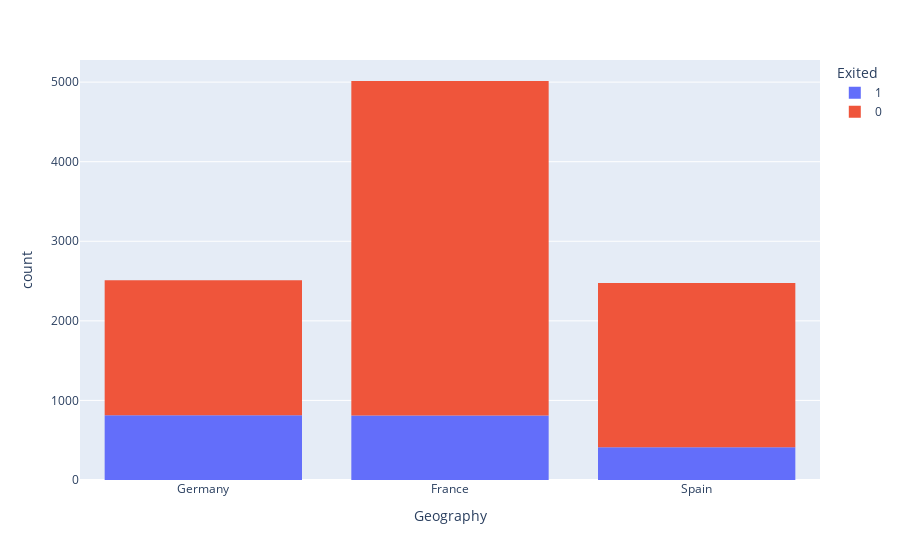

Notebook code cell kept with this figure:
### Code cell
import plotly.express as px
px.histogram(data, x = data['Geography'], color = data['Exited'] )

### Figure 1 — Plotly figure (JSON) as saved in the notebook; plotly's stock layout.template omitted (floating-point values rounded to 4 significant figures; data arrays with more than 128 entries replaced by an {"elided": "..."} marker saying what was removed)
{"data": [{"alignmentgroup": "True", "bingroup": "x", "hovertemplate": "Exited=1<br>Geography=%{x}<br>count=%{y}<extra></extra>", "legendgroup": "1", "marker": {"color": "#636efa"}, "name": "1", "offsetgroup": "1", "orientation": "v", "showlegend": true, "type": "histogram", "x": {"elided": "2037 str values"}, "xaxis": "x", "yaxis": "y"}, {"alignmentgroup": "True", "bingroup": "x", "hovertemplate": "Exited=0<br>Geography=%{x}<br>count=%{y}<extra></extra>", "legendgroup": "0", "marker": {"color": "#EF553B"}, "name": "0", "offsetgroup": "0", "orientation": "v", "showlegend": true, "type": "histogram", "x": {"elided": "7963 str values"}, "xaxis": "x", "yaxis": "y"}], "layout": {"barmode": "relative", "legend": {"title": {"text": "Exited"}, "tracegroupgap": 0}, "margin": {"t": 60}, "xaxis": {"anchor": "y", "domain": [0, 1], "title": {"text": "Geography"}}, "yaxis": {"anchor": "x", "domain": [0, 1], "title": {"text": "count"}}}}
